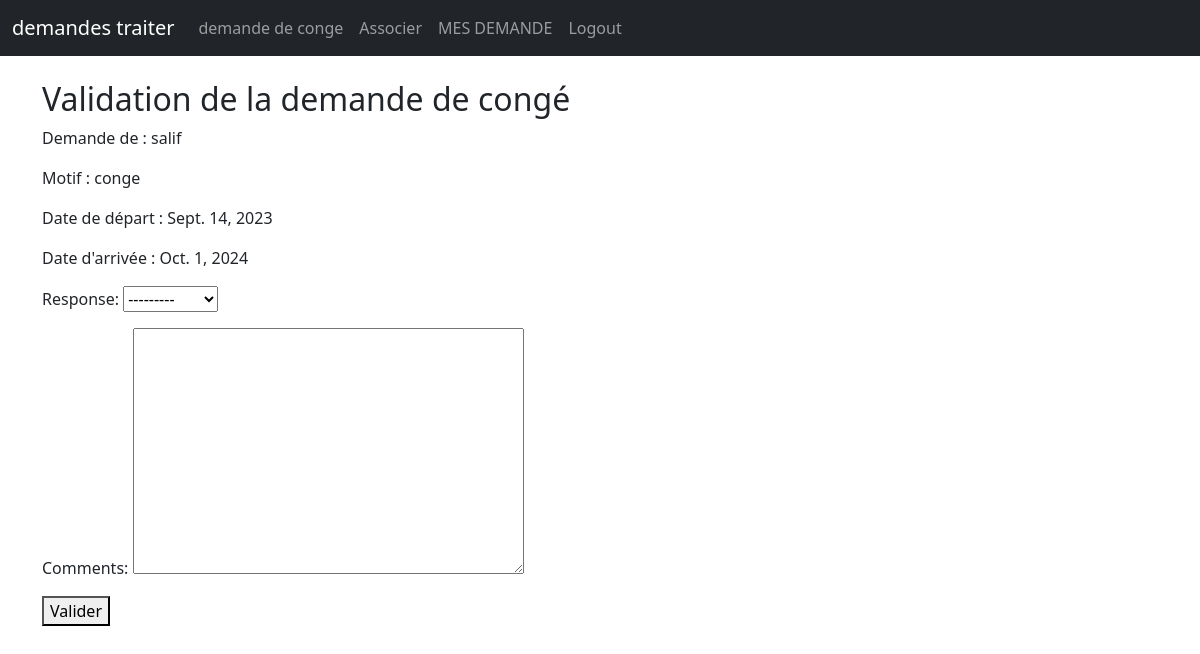
The page /valider_demande/14/ (signed in) on the database its author committed.
### conge/models.py (models this page shows)
class CongeRequest(models.Model):
    user = models.ForeignKey(User, on_delete=models.CASCADE)
    motif = models.CharField(max_length=200)
    date_depart = models.DateField()
    date_arrivee = models.DateField()
    status = models.CharField(max_length=20, choices=[('pending', 'En attente'), ('approved', 'Approuvé'), ('rejected', 'Rejeté')], default='pending')

### conge/views.py (the view)
# urls.py: path('valider_demande/<int:demande_id>/', views.valider_demande, name='valider_demande'),
def valider_demande(request, demande_id):
    demande = get_object_or_404(CongeRequest, id=demande_id)
    if request.user.is_authenticated and request.user.userprofile.statut == 'chef' and request.user == demande.user.userprofile.chef:
        if demande.status in ['approved', 'rejected']:
            messages.info(request, "Cette demande a déjà été traitée!")
            return redirect('liste_demandes_conge')
        if request.method == 'POST':
            form = ChefResponseForm(request.POST)
            if form.is_valid():
                response = form.save(commit=False)
                response.request = demande
                response.save()
                if response.response == 'approved':
                    demande.status = 'approved'
                else:
                    demande.status = 'rejected'
                demande.save()
                return redirect('liste_demandes_conge')
        else:
            form = ChefResponseForm()
        return render(request, 'valider_demande.html', {'form': form, 'demande': demande})
    else:
        messages.error(request, "Vous devez avoir le profil chef!")
        return redirect('liste')

### conge/forms.py
class ChefResponseForm(forms.ModelForm):
    class Meta:
        model = ChefResponse
        fields = ['response', 'comments']

### conge/templates/valider_demande.html (shortened to what this page needs)
{% extends 'base.html' %}
{% block content %}
  <h2>Validation de la demande de congé</h2>
  <p>Demande de : {{ demande.user }}</p>
  <p>Motif : {{ demande.motif }}</p>
  <p>Date de départ : {{ demande.date_depart }}</p>
  <p>Date d'arrivée : {{ demande.date_arrivee }}</p>
  <form method="post">
    {{ form.as_p }}
    <button type="submit">Valider</button>
  </form>
{% endblock %}

### rows shown on the page
CongeRequest: user "salif", motif "conge", date_depart "Sept. 14, 2023", date_arrivee "Oct. 1, 2024"
